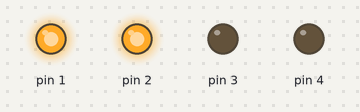
Bench run of a sketch on a simulated Arduino Uno, built with avr-gcc and run on an emulated ATmega328P. Shown: output pins drawn as LEDs (lit = HIGH). Random numbers use the default seed unless the sketch sets one.

Above: at 0.35 s.
At 1.62 s:
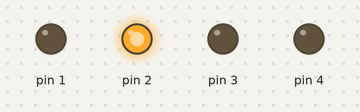
At 3.38 s:
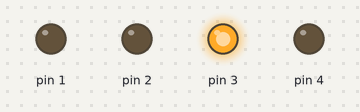
At 5.1 s:
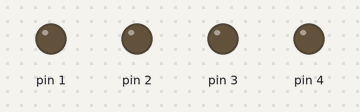
At 26.2 s:
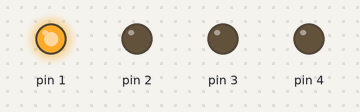
Timing chart, 0 to 27.7 s (numbered marks = the images above):
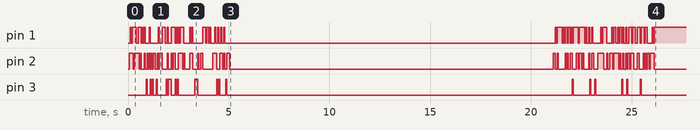

The sketch:

pseudorandomNumberGenerator.ino
```cpp
// Pseudorandom number generator
// - when algorithms roll the dice
//
// by Late 7.1.2024
// Late@Linuxrauta.fi
//
//
//
void setup() {
  // Set pins 1-4 as output
  DDRD = B11110;

  // Let's make it truly random!
  randomSeed(analogRead(0));

}

void loop() {

  // for the die roll sequence
  int d = 50; // time a random number is shown
  int n = 100; // number of times a random number is shown

  // 16000 is max in Arduino
  int q = 16000; // time each random number is shown

  delay(d);

  // blink real fast

  for (int i = 0; i < n; i++) {
    int r = random(0,9);
    PORTD = r;
    delay(d);
  }

  // Display a random number for q seconds

  int r = random(0,9);

  PORTD = r;

  delay(q);
}
```
